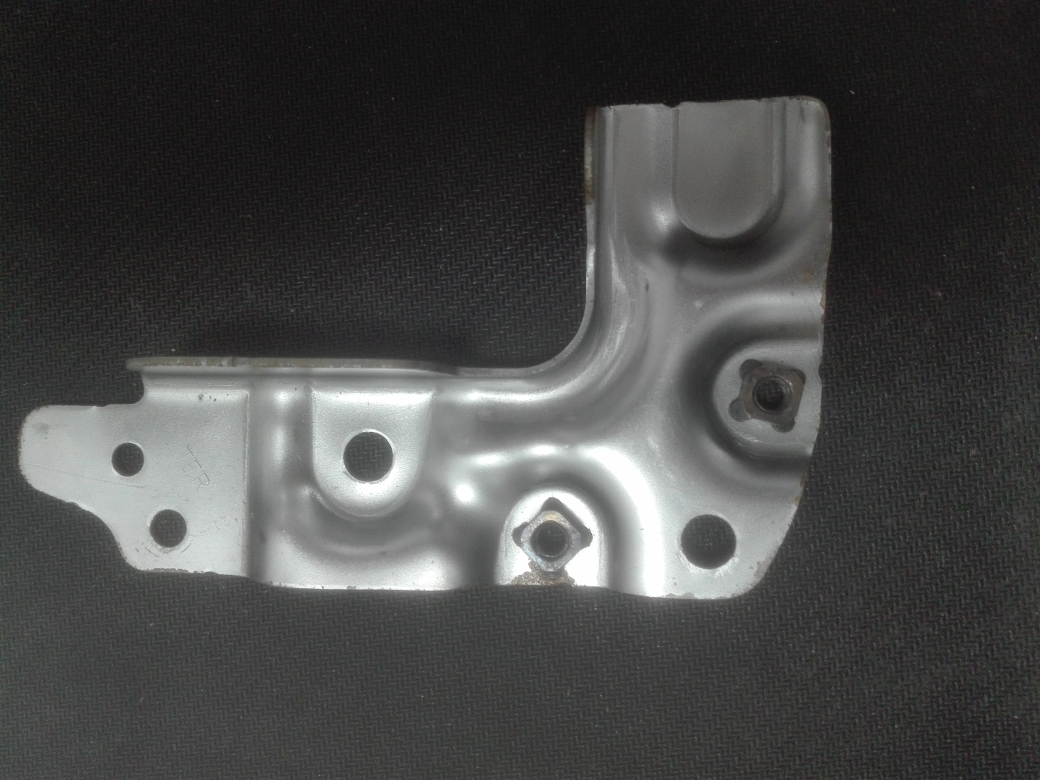
//> input picture workpiece/test2.jpg, 4160 x 3120 px (shown at 1/4 size)
$ ./template   (built with g++ and OpenCV 4)
//> lines starting //> are read from the running program, lines starting //| are printed output that depends on the picture; after the words box and inside, x2 and y2 are one past the last pixel; in counts of white or black regions, pixels touching at a corner belong together
#include <opencv2/opencv.hpp>
#include <stdio.h>

using namespace std;
using namespace cv;

void barCallback(int, void *);

Mat resultCopy;
int thresh = 0;
string name = "result";

int main(int argc, char **argv)
{
    Mat src;
    src = imread("test2.jpg");
//> src is the input picture: 3120 rows x 4160 cols, CV_8UC3; mean B, G, R 70.4, 71.1, 70.8
    float scale = 1.0 * 600 / src.cols;
//> scale = 0.144
    resize(src, src, Size(), scale, scale);
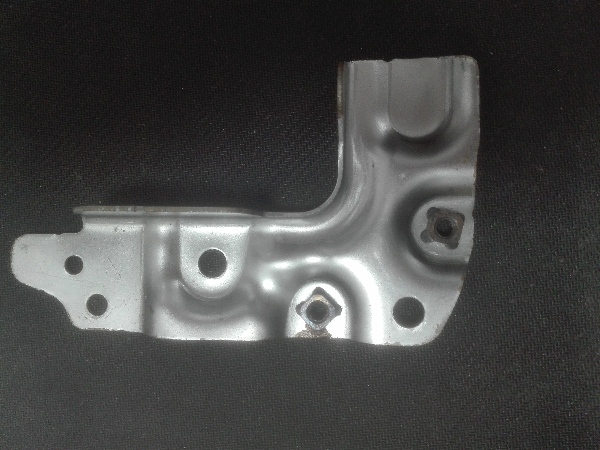
//> src: 450 rows x 600 cols, CV_8UC3; mean B, G, R 70.3, 71, 70.7
    if(!src.data)
    {
        printf("can not open image\n");
        return -1;
    }


    Mat temp;
    temp = imread("backs.png");
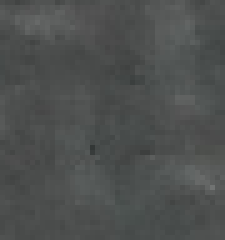
//> input picture workpiece/backs.png, 45 x 48 px (shown 5 times larger)
//> temp is the input picture: 48 rows x 45 cols, CV_8UC3; mean B, G, R 79.3, 80.3, 77.8
    resize(temp, temp, Size(), scale, scale);

    imshow("src", src);
    imshow("template", temp);

    int result_cols =  src.cols - temp.cols + 1;
//> result_cols = 595
    int result_rows = src.rows - temp.rows + 1;
//> result_rows = 444
    Mat result(result_cols, result_rows, CV_32FC1);

    matchTemplate(src, temp, result, TM_SQDIFF);
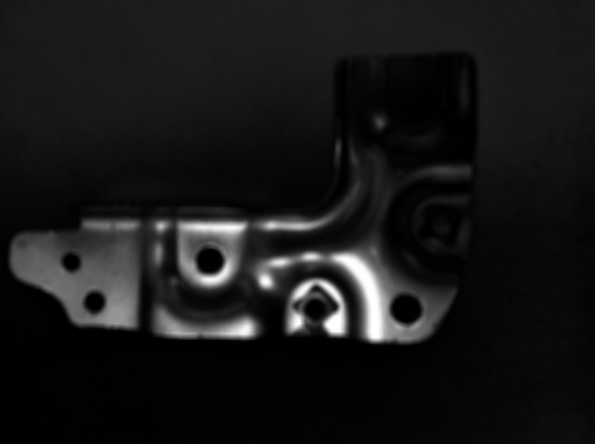
//> result: 444 rows x 595 cols, CV_32FC1; min 2587, max 3851330, mean 364675.1; drawn with min black and max white
    normalize( result, result, 0, 1, NORM_MINMAX, -1, Mat() );
    result.copyTo(resultCopy);
    imshow("matchResult", result);
    // imshow(name[SRC], src);

    namedWindow(name, WINDOW_NORMAL);
    resizeWindow(name, result.cols, result.rows);
    createTrackbar("thresh", name, &thresh, 255, barCallback);

    waitKey(0);
}

void barCallback(int, void *)
{
    Mat binary;
    float threshT = thresh * 1.0f / 255;

    threshold(resultCopy, binary, threshT, 255, THRESH_BINARY);
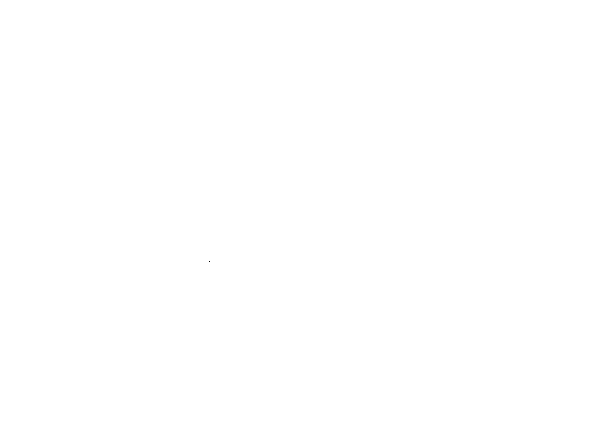
//> binary: 444 rows x 595 cols, CV_32FC1; 100% white; black in thin lines or dots, all inside (x1, y1, x2, y2) = (209, 261, 210, 262)
    imshow(name, binary);
}
